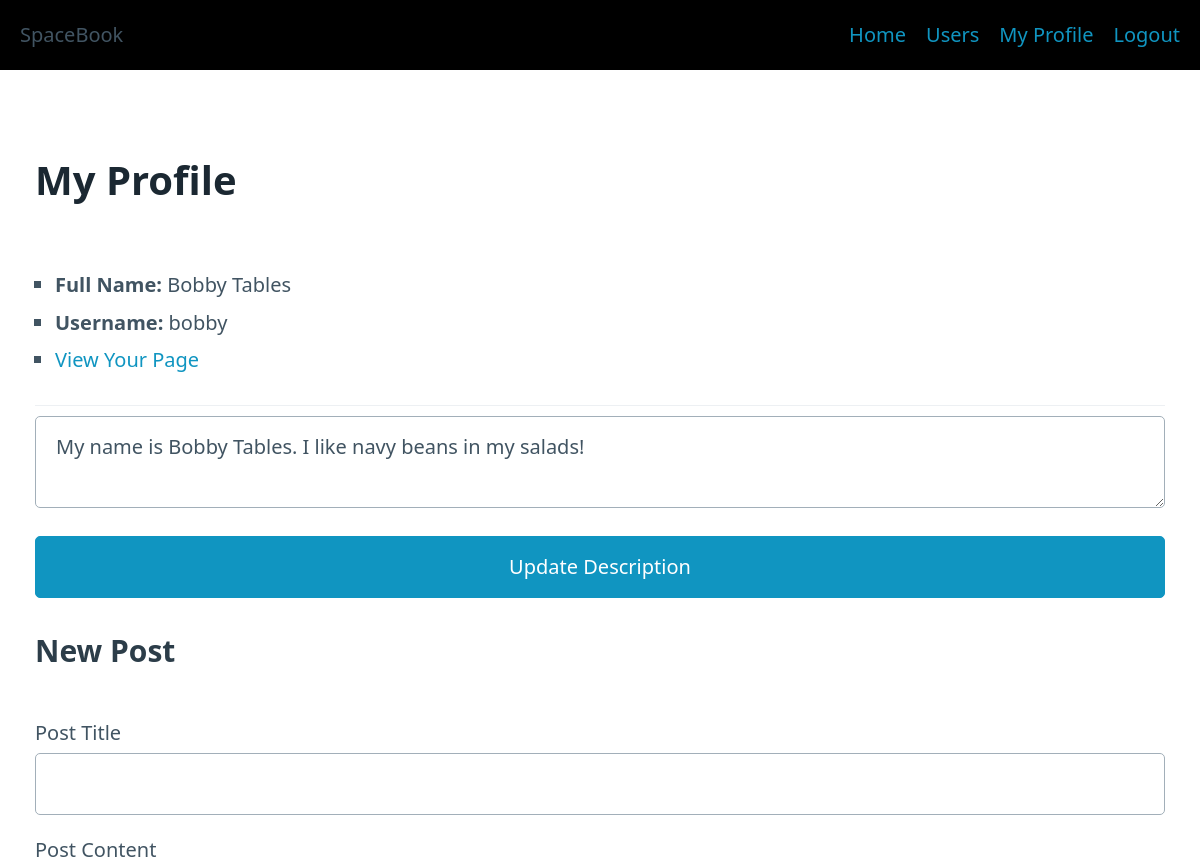
/app/me.php (signed in, upper part), run on an earlier commit of the app's database.
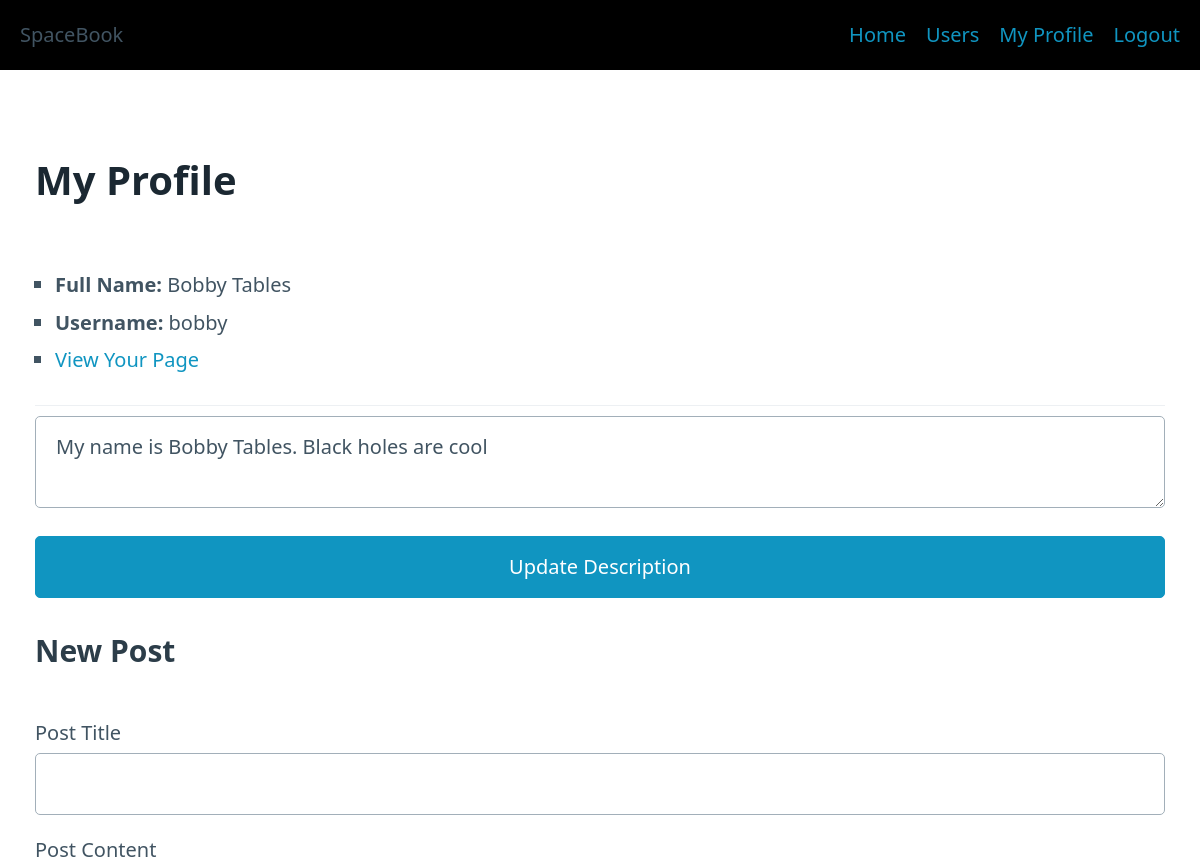
And on a later commit of the database.
### tables this page shows
CREATE TABLE `users` (
  `userid` int NOT NULL,
  `username` varchar(75) NOT NULL,
  `fullname` varchar(100) NOT NULL,
  `password` varchar(40) NOT NULL,
  `description` text NOT NULL
);

### app/me.php (the view, shortened to what this page needs)
<?php include 'includes/header.php' ?>
<main>
    <?php include("includes/database.php"); ?>
    <div class="container">
        <?php
            if (array_key_exists('logged_in', $_SESSION) && $_SESSION['logged_in'] === true) {
                $query = "SELECT * FROM users WHERE username='" . $_SESSION['username'] . "'";
                $result = $mysqli->query($query);
                $user_data = $result->fetch_assoc();
                if (!$result || $result->num_rows == 0) {
                    echo "<div class='error'>The user $username does not exist</div>";
                } else {
                    echo "<h1>My Profile</h1>";
                    echo "<ul>";
                    echo "<li><strong>Full Name:&nbsp;</strong>" . $user_data['fullname'] . "</li>";
                    echo "<li><strong>Username:&nbsp;</strong>" . $user_data['username'] . "</li>";
                    echo "<li><a href='page.php?u=" . $user_data['username'] . "'>View Your Page</a></li>";
                    echo "</ul>";
                    echo "<hr>";
                    echo "<div id='description'>";
                    echo "<form method='post' action='me.php'> ";
                    echo "<textarea name='description' rows='2', cols='100'>" . $user_data['description'] . "</textarea>";
                    echo "<input type='hidden' name='action' value='description'/><br>";
                    echo "<button type='submit'>Update Description</button></form>";
                    echo "</div>";
                    echo "<div id='new-post'>";
                    echo "<h3>New Post</h3>";
                    echo "<form method='post' action='me.php'> ";
                    echo "<label>Post Title</label><input type='text' name='title' />";
                    echo "<label>Post Content</label><textarea name='text' rows='10' cols='100'></textarea>";
                    echo "<button type='submit'>Create Post</button></form>";
                    echo "</div>";
                }
            } else {
                echo "<div class='error'>You need to login!</div>";
            }
        ?>
    </div>
</main>
<?php include 'includes/footer.php' ?>

What changed in the data, as far as the page shows it:
changed users "Bobby Tables": description "My name is Bobby Tables. I like navy beans in my salads!" → "My name is Bobby Tables. Black holes are cool"
